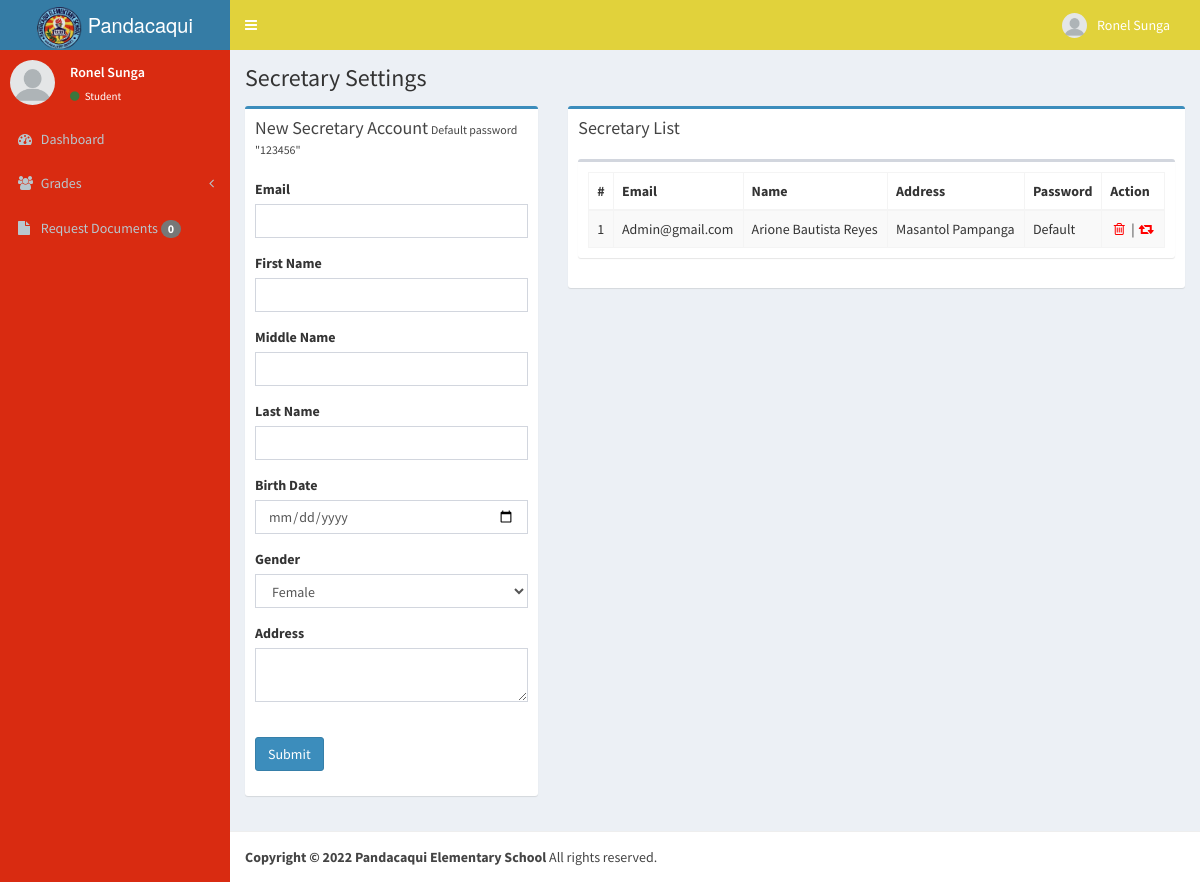
/secretary.php (signed in), run on the app's committed database.
### tables this page shows
CREATE TABLE `useraccount` (
  `id` int(11) NOT NULL,
  `email` varchar(550) NOT NULL,
  `password` varchar(550) NOT NULL,
  `image` varchar(550) NOT NULL,
  `fname` varchar(550) NOT NULL,
  `mname` varchar(550) NOT NULL,
  `lname` varchar(550) NOT NULL,
  `bday` date NOT NULL,
  `gender` varchar(550) NOT NULL,
  `address` varchar(550) NOT NULL,
  `section` int(11) DEFAULT NULL,
  `position` varchar(550) NOT NULL,
  `status` int(11) NOT NULL
);

### connection/connection.php (called while the page is built, shortened)
<?php
class DB_con {
	public $connection;
	function __construct(){
		$this->connection = new mysqli(DB_SERVER, DB_USERNAME, DB_PASSWORD, DB_DATABASE);
	}
	function ret_obj(){
		return $this->connection;
	}
}
?>

### connection/sqlClass.php (called while the page is built, shortened)
<?php
class SQL {
	protected $db;
	public function __construct(){
		$this->db = new DB_con();
		$this->db = $this->db->ret_obj();
	}
	public function getUser($position){
        $array = array();
		$query = "SELECT useraccount.*, section.sectionName, section.gradeID FROM `useraccount` LEFT JOIN section ON section.id = useraccount.section WHERE `position` LIKE '$position' AND useraccount.`status` = 0";
		$result = $this->db->query($query) or die($this->db->error);
		while($row = $result->fetch_array(MYSQLI_ASSOC))
    	{
    		$array[] = $row;
	    }
		return $array;
	}
}
?>

### secretary.php (the view, shortened to what this page needs)
<?php
 include_once "connection/connection.php";
 include_once "connection/sqlClass.php";
 $sqlClass = new SQL();
 $users =$sqlClass->getUser('Admin');
?>
<!DOCTYPE html>
<html>
  <head>
      <?php include_once "head.php"; ?>
      <link href="../../plugins/datatables/dataTables.bootstrap.css" rel="stylesheet" type="text/css" />
  </head>
  <body class="skin-blue">
    <div class="wrapper">
      <header class="main-header">
        <?php include_once "navbar.php"; ?>
      </header>
      <aside class="main-sidebar">
        <?php include_once "main-sidebar.php"; ?>
      </aside>
      <div class="content-wrapper">
        <section class="content-header">
          <h1>
            Secretary Settings
          </h1>
        </section>
        <section class="content">
          <div class="row">
            <div class="col-md-4">
              <div class="box box-primary">
                <div class="box-header">
                  <h3 class="box-title">New Secretary Account</h3>
                  <small>Default password "123456"</small>
                </div>
                <form method="post">
                  <div class="box-body">
                    <div class="form-group">
                      <label for="exampleInputPassword1">Email</label>
                      <input type="email" class="form-control" name="email" required>
                    </div>
                    <div class="form-group">
                      <label for="exampleInputPassword1">First Name</label>
                      <input type="text" class="form-control" name="fname" required>
                    </div>
                    <div class="form-group">
                      <label for="exampleInputPassword1">Middle Name</label>
                      <input type="text" class="form-control" name="mname" required>
                    </div>
                    <div class="form-group">
                      <label for="exampleInputPassword1">Last Name</label>
                      <input type="text" class="form-control" name="lname" required>
                    </div>
                    <div class="form-group">
                      <label for="exampleInputPassword1">Birth Date</label>
                      <input type="date" class="form-control" name="bday" required>
                    </div>
                    <div class="form-group">
                      <label for="exampleInputPassword1">Gender</label>
                      <select class="form-control" name="gender" required>
                          <option>Female</option>
                      </select>
                    </div>
                    <div class="form-group">
                      <label for="exampleInputPassword1">Address</label>
                      <textarea class="form-control" name="address" required></textarea>
                    </div>
                    <div class="form-group">
                        <br>
                        <button type="submit" name="position" value="Admin" class="btn btn-primary">Submit</button>
                    </div>
                  </div>
                </form>
              </div>
            </div>
            <div class="col-md-8">
              <div class="box box-primary">
                <div class="box-header">
                  <h3 class="box-title">Secretary List</h3>
                </div>
                <form method="post">
                  <div class="box-body">
                    <div class="box">
                        <div class="box-body">
                          <table id="example1" class="table table-bordered table-striped">
                            <thead>
                              <tr>
                                <th>#</th>
                                <th>Email</th>
                                <th>Name</th>
                                <th>Address</th>
                                <th>Password</th>
                                <th>Action</th>
                              </tr>
                            </thead>
                            <tbody>
                            <?php
                            foreach($users as $no => $user){ ?>
                              <tr>
                                <td><?php echo $no+1; ?></td>
                                <td><?php echo $user['email']; ?></td>
                                <td><?php echo $user['fname'].' '.$user['mname'].' '.$user['lname']; ?></td>
                                <td><?php echo $user['address']; ?></td>
                                <td><?php echo $user['password']=='e10adc3949ba59abbe56e057f20f883e'?'Default':''; ?></td>
                                <td><a href="teacher.php?delete=<?php echo $user['id']; ?>" style="color:red"><i class="fa fa-fw fa-trash-o"></i></a> | <a href="teacher.php?default=<?php echo $user['id']; ?>" style="color:red" title="Default password '123456'"><i class="fa fa-fw fa-retweet"></i></a></td>
                              </tr>
                            <?php
                            } ?>
                            </tbody>
                          </table>
                        </div>
                      </div>
                  </div>
                </form>
              </div>
            </div>
          </div>
        </section>
      </div>
      <footer class="main-footer">
        <strong>Copyright &copy; <?php echo date('Y'); ?> Pandacaqui Elementary School</strong> All rights reserved.
      </footer>
    </div>
  </body>
</html>

### data on the page
useraccount: email "Admin@gmail.com", fname "Arione", mname "Bautista", lname "Reyes", address "Masantol Pampanga", shows "Default"

### other printed values
$_SESSION['fullname'] "Ronel Sunga"
$_SESSION['position'] "Student"
count($sqlClass->readytoPickup()) "0"
